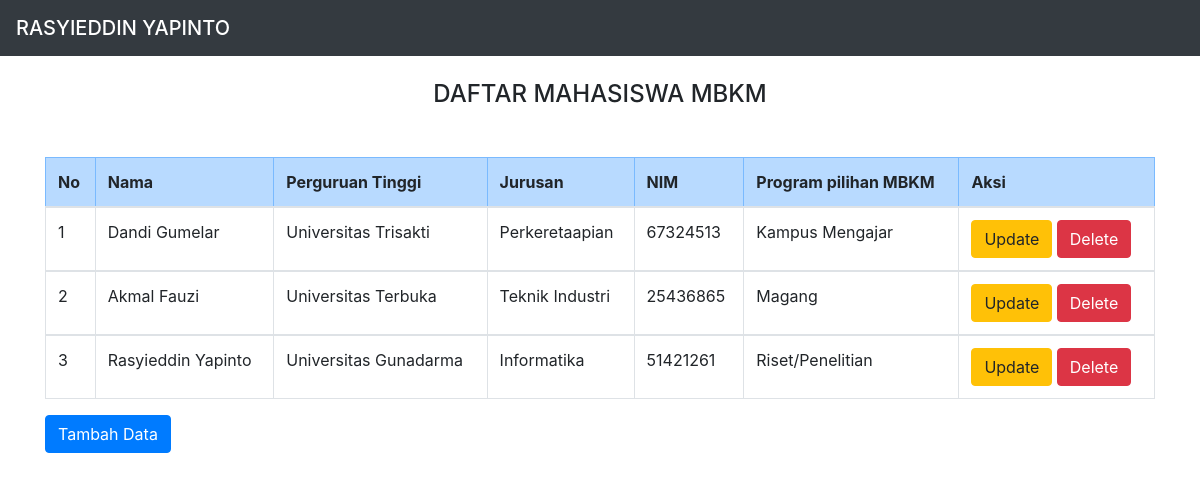
The page / on the database its author committed.
### tables this page shows
CREATE TABLE `mahasiswa` (
  `id_mahasiswa` int(11) NOT NULL,
  `nama` varchar(50) NOT NULL,
  `perguruan_tinggi` varchar(50) NOT NULL,
  `jurusan` varchar(50) NOT NULL,
  `nim` char(13) NOT NULL,
  `program_mbkm` varchar(50) NOT NULL
);

### index.php (the view, shortened to what this page needs)
<!DOCTYPE html>
<html>
<head>
<link rel="stylesheet" href="https://cdn.jsdelivr.net/npm/bootstrap@4.6.1/dist/css/bootstrap.min.css">
</head>
<body>
    <nav class="navbar navbar-dark bg-dark">
            <span class="navbar-brand mb-0 h1">RASYIEDDIN YAPINTO</span>
    </nav>
<div class="container">
    <br>
    <h4><center>DAFTAR MAHASISWA MBKM</center></h4>
     <tr class="table-danger">
            <br>
        <thead>
        <tr>
       <table class="my-3 table table-bordered">
            <tr class="table-primary">
            <th>No</th>
            <th>Nama</th>
            <th>Perguruan Tinggi</th>
            <th>Jurusan</th>
            <th>NIM</th>
            <th>Program pilihan MBKM</th>
            <th colspan='2'>Aksi</th>
        </tr>
        </thead>
        <?php
        include "koneksi.php";
        $sql="select * from mahasiswa order by id_mahasiswa desc";
        $hasil=mysqli_query($kon,$sql);
        $no=0;
        while ($data = mysqli_fetch_array($hasil)) {
            $no++;
            ?>
            <tbody>
            <tr>
                <td><?php echo $no;?></td>
                <td><?php echo $data["nama"]; ?></td>
                <td><?php echo $data["perguruan_tinggi"];   ?></td>
                <td><?php echo $data["jurusan"];   ?></td>
                <td><?php echo $data["nim"];   ?></td>
                <td><?php echo $data["program_mbkm"];   ?></td>
                <td>
                    <a href="update.php?id_mahasiswa=<?php echo htmlspecialchars($data['id_mahasiswa']); ?>" class="btn btn-warning" role="button">Update</a>
                    <a href="<?php echo htmlspecialchars($_SERVER["PHP_SELF"]);?>?id_mahasiswa=<?php echo $data['id_mahasiswa']; ?>" class="btn btn-danger" role="button">Delete</a>
                </td>
            </tr>
            </tbody>
            <?php
        }
        ?>
    <a href="create.php" class="btn btn-primary" role="button">Tambah Data</a>
</div>
</body>
</html>

### rows shown on the page
mahasiswa: nama "Dandi Gumelar", perguruan_tinggi "Universitas Trisakti", jurusan "Perkeretaapian", nim "67324513", program_mbkm "Kampus Mengajar"
mahasiswa: nama "Akmal Fauzi", perguruan_tinggi "Universitas Terbuka", jurusan "Teknik Industri", nim "25436865", program_mbkm "Magang"
mahasiswa: nama "Rasyieddin Yapinto", perguruan_tinggi "Universitas Gunadarma", jurusan "Informatika", nim "51421261", program_mbkm "Riset/Penelitian"
